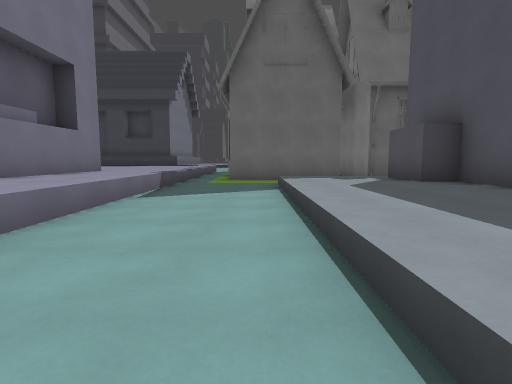
view 1 (above)

24 first-person views from a walk through a level from a Godot 3-D game. The camera is 1.3 m above the floor, tilts 6° down and sees 80° across. The floor is counted in squares, 2 m on a side. Each view is taken from the middle of a square. On the plan, view 1 faces up. The plan holds only what a view shows up to about 10 squares ahead; the rest is blank. The place goes on beyond the plan. Surface patterns are stand-ins for the level's own textures.

view 2
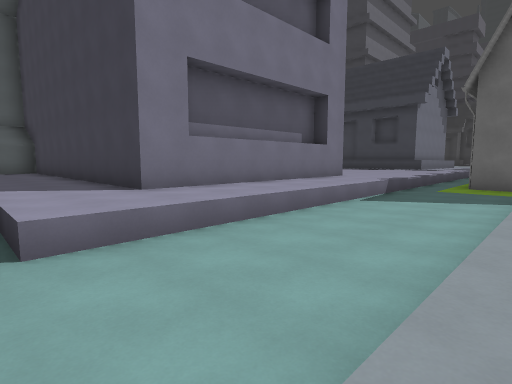

view 3
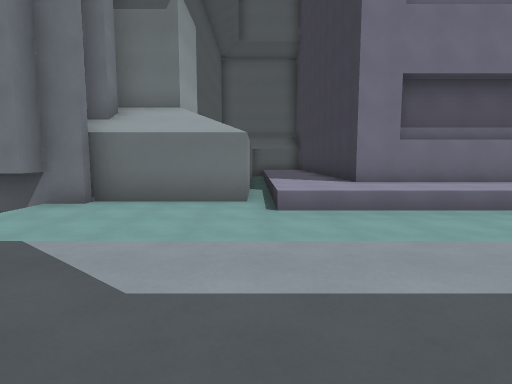

view 4
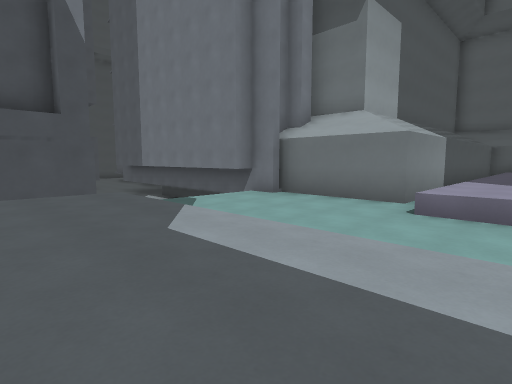

view 5
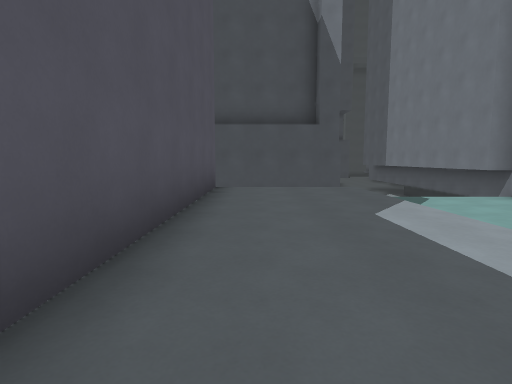

view 6
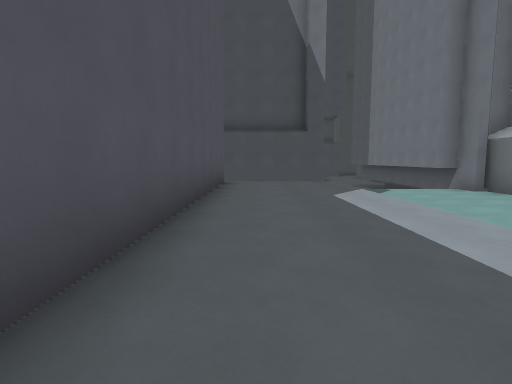

view 7
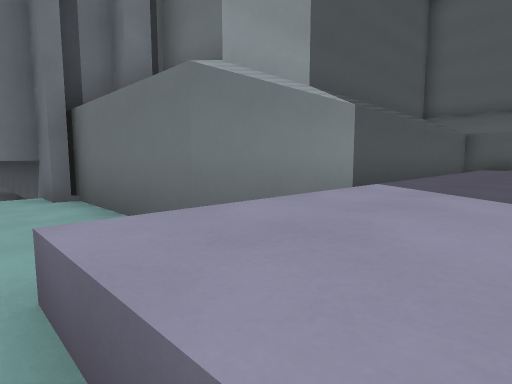

view 8
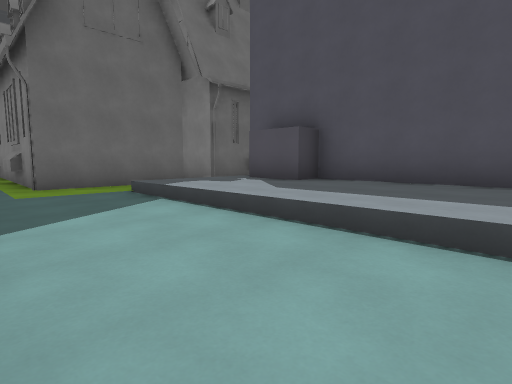

view 9
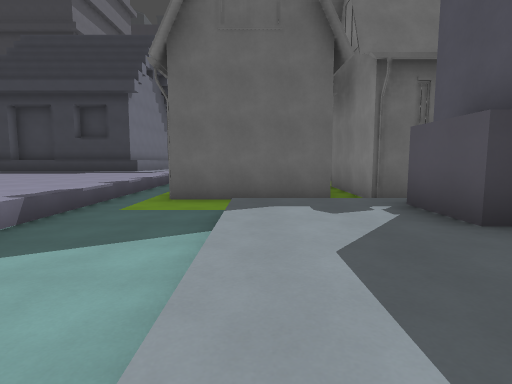

view 10
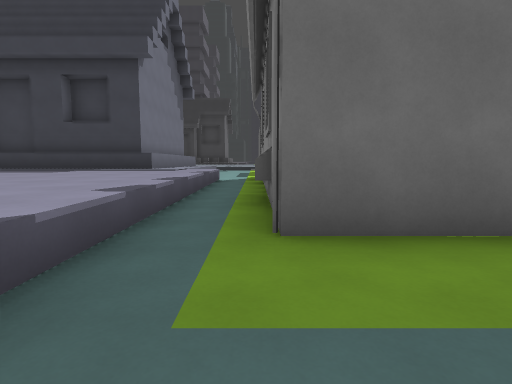

view 11
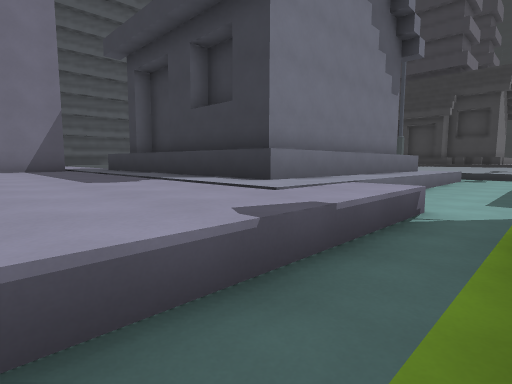

view 12
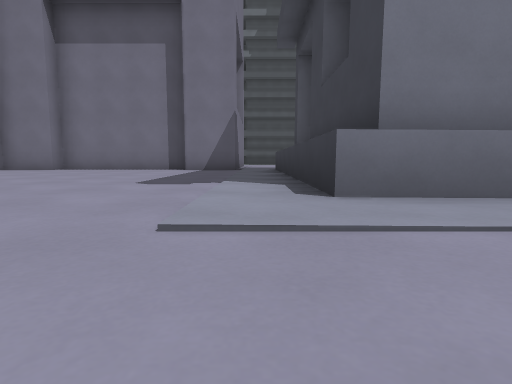

view 13
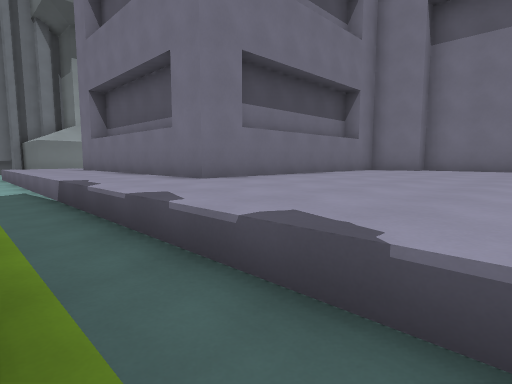

view 14
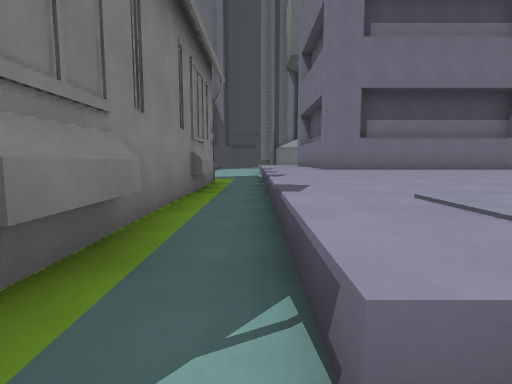

view 15
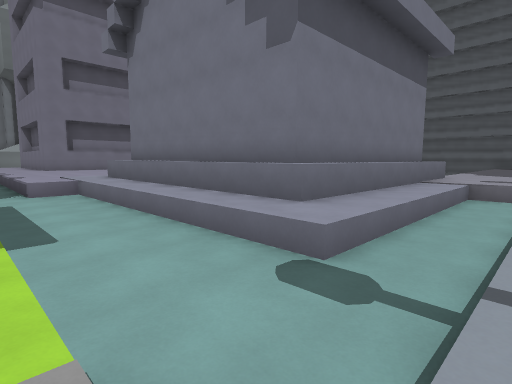

view 16
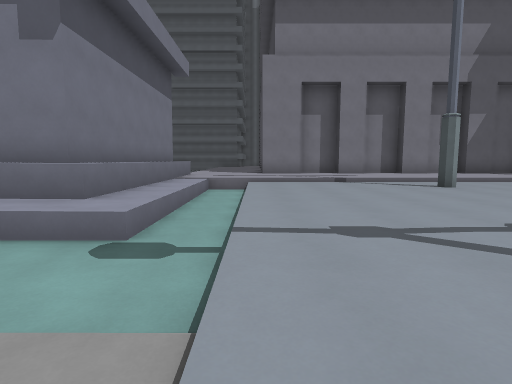

view 17
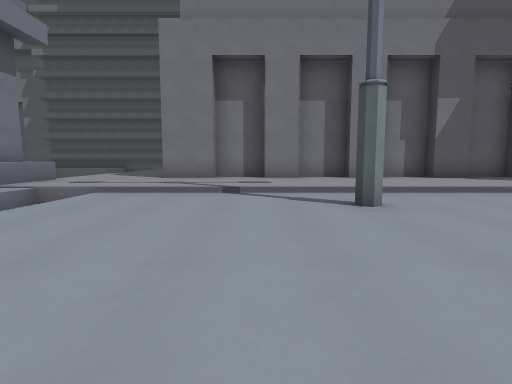

view 18
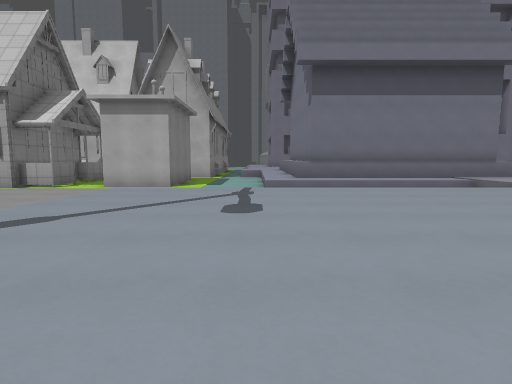

view 19
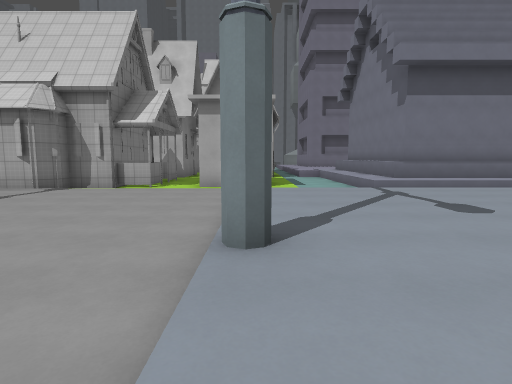

view 20
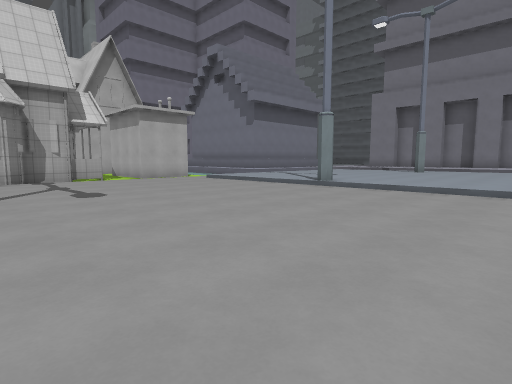

view 21
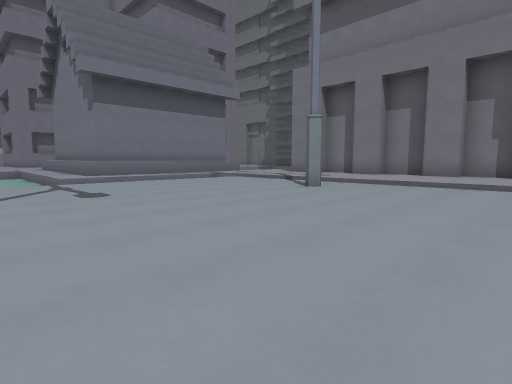

view 22
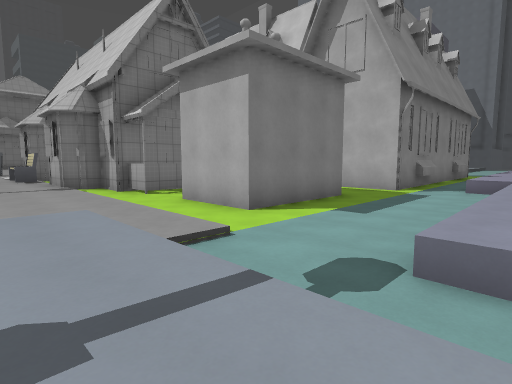

view 23
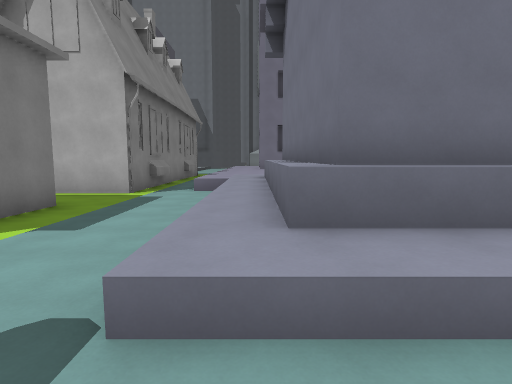

view 24
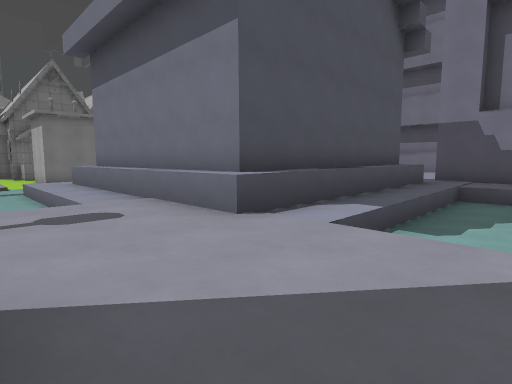

### Floor plan
Key: @ floor where view 1 was taken; # wall or solid block; . main floor; - floor 0.25 m lower than the main floor; _ floor 0.5 m lower than the main floor; < floor 0.75 m lower than the main floor; / step, stairs or slope; = window, fence, low wall or low ledge; ^ raised ledge; v drop or lower ground.
Columns run from 14 left of view 1 to 7 right of it. Each row starts with its distance up from view 1.
 35  ##..   ------  ______
 34  #.../---------_______
 33  #.../---------_______
 32  #.../---------_______
 31  #.../-#------#_______
 30  #.../---------_______
 29  #.../---------______
 28  #.../---------______
 27  #.../---------______
 26 .....//////////_______
 25 .....=<<<<<<<//_____##
 24 ...........<<<<<<####
 23 vv.^^^^^^#.<<<##<#/#
 22 vv.#     #.<<<#   /#
 21 vv.#     #.<<<#
 20 vv.=     ^.<<<<
 19  v.=     ^.<<<<<
 18  v.=^^   ^.<<###
 17  ..^^^###^../#
 16  .........../##
 15  ##........./<#
 14   ^........./<#
 13   #........./<#
 12   #........./##   #
 11   #........./#   <#
 10   #........./####<#
  9   ^........./<<<  #
  8    ^######../<<///#
  7          ^../<<---#
  6          ^../<<---#
  5          ^../<<---#
  4          ^../<<---#
  3          ^../<<---#
  2    ^^^^^^^../<<---#
  1    ........./<<---#
  0 #.........../<@---#
 -1 #<   <<<<<<<<<<---#
 -2 ###########<<<<---#
 -3           #<<<<---#
 -4           #<<<<---#
 -5           ##<<<---#
 -6            #
 -7            #   ####
 -8            #

Positions as (right, up) in squares from view 1, and headings:
1: (0, 0), facing up
2: (1, -1), facing up-left
3: (3, -1), facing left
4: (3, 1), facing down-left
5: (3, 2), facing down
6: (3, 4), facing down
7: (-2, 1), facing down-left
8: (-2, 2), facing up-right
9: (1, 3), facing up
10: (-1, 7), facing up
11: (-1, 13), facing up-left
12: (-2, 16), facing left
13: (-1, 13), facing down-left
14: (-2, 18), facing down
15: (-1, 26), facing down-left
16: (0, 26), facing left
17: (-3, 29), facing left
18: (-3, 33), facing down
19: (0, 33), facing down
20: (7, 35), facing down-left
21: (-1, 35), facing down-left
22: (-4, 27), facing down-right
23: (-4, 26), facing down
24: (-14, 26), facing down-right
